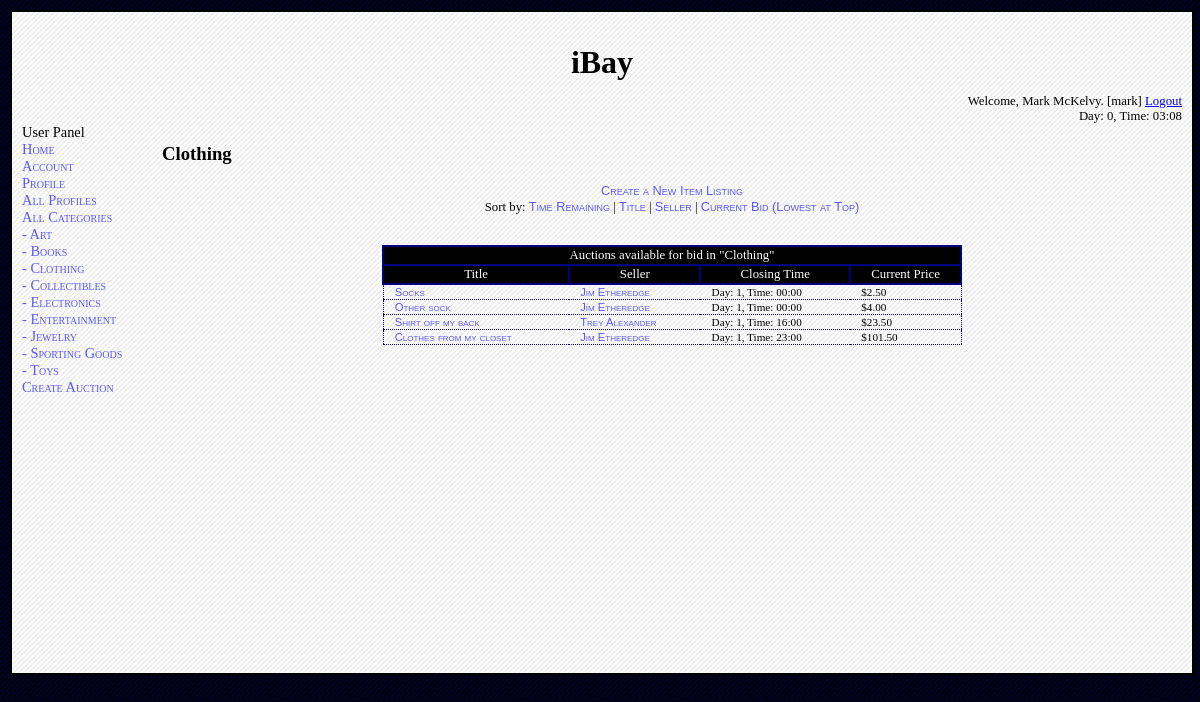
The app's page /source/category.php?view=Clothing (signed in), older data.
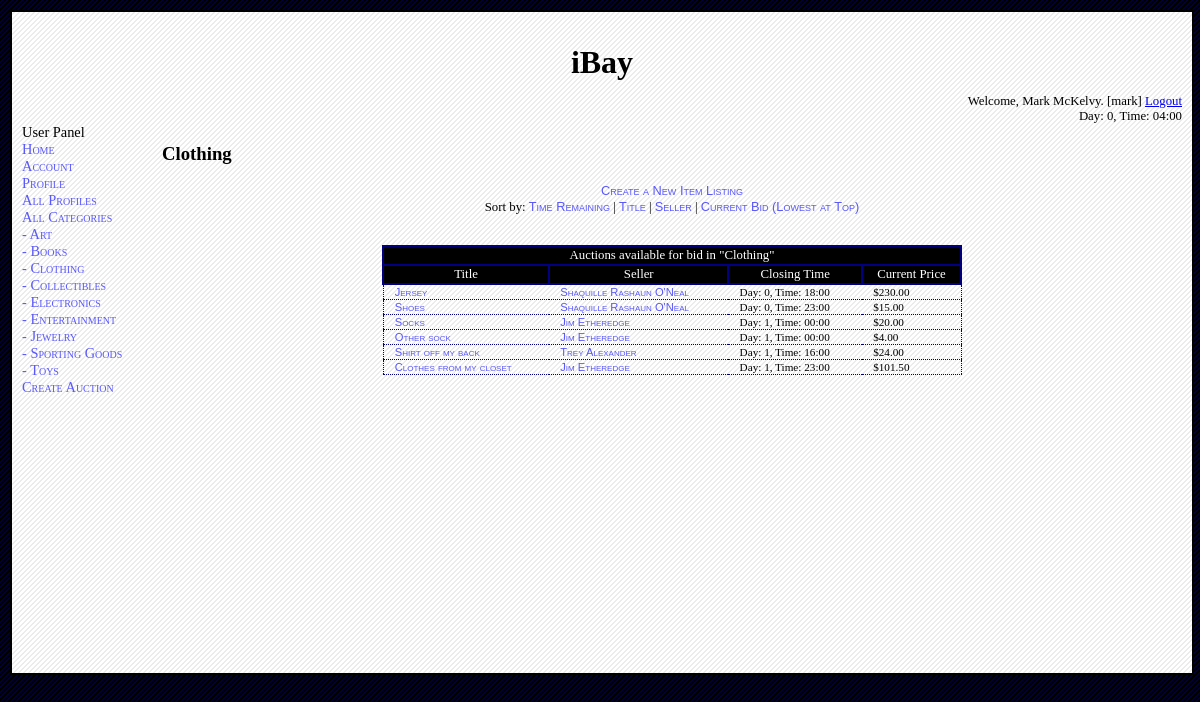
The same page, newer data.
### tables this page shows
CREATE TABLE `item_listing` (
  `title` varchar(50) NOT NULL default '',
  `seller` varchar(50) NOT NULL default '',
  `category` varchar(30) NOT NULL default '',
  `end_day` int(5) NOT NULL default '0',
  `end_hour` int(2) NOT NULL default '0',
  `end_minute` int(2) NOT NULL default '0',
  `description` varchar(250) default NULL,
  `shipping_cost` float(7,2) default NULL,
  `shipping_method` varchar(100) default NULL,
  `starting_price` float(7,2) default NULL,
  `current_price` float(7,2) default NULL,
  `picture` varchar(100) default NULL,
  `buyer` varchar(50) default NULL,
  `buyerfeedbackforseller_description` varchar(250) default NULL,
  `buyerfeedbackforseller_rating` int(2) default NULL,
  `sellerfeedbackforbuyer_description` varchar(250) default NULL,
  PRIMARY KEY  (`title`,`seller`,`category`,`end_day`,`end_hour`,`end_minute`),
  KEY `seller` (`seller`)
);

### source/dbinfo.php (called while the page is built, shortened)
<?php
class dbinfo_t
{
	var $debug;
	function init ()
	{
		$this->debug = true;
	}
	function query ($q)
	{
		if ($this->debug)
			$result = mysql_query ($q) or die ('BAD QUERY: '.mysql_error ());
		else
			$result = mysql_query ($q);
		return $result;
	}
	function logged_in ()
	{
		return isset ($_SESSION) && isset ($_SESSION['Username']);
	}
	function is_admin ()
	{
		return $this->logged_in () && $_SESSION['Admin'] == 1;
	}
	function day ()
	{
		return $_SESSION['Day'];
	}
	function hour ()
	{
		return $_SESSION['Hour'];
	}
	function minute ()
	{
		return $_SESSION['Minute'];
	}
	function get_realname ($username)
	{
		$result = $this->query ("select realname from user where username = '$username'");
		if (mysql_num_rows ($result) == 0)
			return "ERROR";
		else
		{
			$row = mysql_fetch_assoc ($result);
			return $row['realname'];
		}
	}
}
?>

### source/category.php (the view, shortened to what the changed rows need)
<?php
include_once ("common.php");
$dbinfo = new dbinfo_t ();
echo_header ($dbinfo);
$view = get ("view");
$sortby = get ("sortby");
if ($dbinfo->logged_in ())
{
	if (empty ($view))
	{
		echo h3 ("All Categories");
		echo_div ("scriptstatus");
		echo href (" itemlisting.php?mode=new", "Create a New Item Listing");
		end_div ();
		cout ("Select a category:");
		$options = "";
		$options = $options.option ("Art", "Art");
		$options = $options.option ("Books", "Books");
		$options = $options.option ("Clothing", "Clothing");
		$options = $options.option ("Collectibles", "Collectibles");
		$options = $options.option ("Electronics", "Electronics");
		$options = $options.option ("Entertainment", "Entertainment");
		$options = $options.option ("Jewelry", "Jewelry");
		$options = $options.option ("Sporting Goods", "Sporting Goods");
		$options = $options.option ("Toys", "Toys");
		echo form_begin ("$current_script?", "get");
		echo select ("view", $options);
		echo submit_input ("Select");
	}
	else
	{
		echo h3 ("$view");
		echo "<br/>Sort by: ";
		$day = $dbinfo->day ();
		$hour = $dbinfo->hour ();
		$minute = $dbinfo->minute ();
		$query = "select title, seller, end_day, end_hour, end_minute, current_price from item_listing
where	category = '$view'
AND	((end_day > $day)
	OR (end_day = $day AND end_hour > $hour)
	OR (end_day = $day AND end_hour = $hour AND end_minute >= $minute))";
		if ($sortby == "title")
		{
			$query = $query." order by title";
		}
		else if ($sortby == "seller")
		{
			$query = $query." order by seller";
		}
		else if ($sortby == "current_bid")
		{
			$query = $query." order by current_price";
		}
		else
		{
			$query = $query." order by end_day,
end_hour, end_minute";
		}
		$results_id = mysql_query($query);
		if($results_id)
		{
			if (mysql_num_rows($results_id) == 0)
			{
				echo "No data.";
			}
			else
			{
				$table = new table_common_t ();
				$table->init ("category_listing");
				echo $table->table_begin ();
				echo $table->table_head_begin ();
				echo $table->tr ($table->td_span ("Auctions available for bid in \"$view\"", "", 6));
				echo $table->tr ($table->td ("Title").
						 $table->td ("Seller").
						 $table->td ("Closing Time").
						 $table->td ("Current Price"));
				echo $table->table_head_end ();
				echo $table->table_body_begin ();
				while (list($title, $seller, $end_day, $end_hour,$end_min,
					    $curr_price) = mysql_fetch_row($results_id))
				{
					echo $table->tr ($table->td (href ("itemlisting.php?mode=view&title=$title&seller=$seller&category=$view&end_day=$end_day&end_hour=$end_hour&end_minute=$end_min", $title)).
							 $table->td (href ("profile.php?mode=view&username=$seller", $dbinfo->get_realname ($seller))).
							 $table->td (format_time ($end_day,
										  $end_hour, $end_minute)).
					                 $table->td ("\$$curr_price"));
				}
				echo $table->table_body_end ();
				echo $table->table_end ();
				echo "<br><br>";
			}
		}
	}
}
echo_footer ($dbinfo);
?>

### source/common.php (shortened to what the changed rows need)
<?php
include_once ("dbinfo.php");
include_once ("table_common.php");
include_once ("list_common.php");
function echo_header ($dbinfo)
{
	$dbinfo->init ();
	$dbinfo->update_all ();
	echo <<<HEREDOC
<!DOCTYPE HTML PUBLIC "-//W3C//DTD HTML 4.01//EN" "http://www.w3.org/TR/html4/strict.dtd">
<html>
<head>
<meta http-equiv="Content-Type" content="text/html; charset=iso-8859-1" />
<title>CMPS 460 DB Project</title>
<link href="style.css" rel="stylesheet" type="text/css" />
</head>
<body>
HEREDOC;
	echo_div ("container");
	echo "iBay";
	end_div ();
	$day = $dbinfo->day () + 0;
	$hour = $dbinfo->hour ();
	$minute = $dbinfo->minute ();
	if ($dbinfo->logged_in ())
	{
		$realname = $dbinfo->realname ();
		$username = $dbinfo->username ();
		$logoutlink = href ("logout.php", "Logout");
		cout ("Welcome, $realname. [$username] $logoutlink");
	}
	else
	{
		$loginlink = href ("login.php", "Login");
		$reglink= href ("registration.php", "Register");
		cout ("Welcome! $loginlink or $reglink");
	}
	echo ("Day: $day, Time: $hour:$minute");
	if ($dbinfo->logged_in ())
	{
		if ($dbinfo->is_admin ())
			$nav = "Admin Panel<br/>";
		else
			$nav = "User Panel<br/>";
		$nav = $nav.li_wrap (href ("index.php", "Home"));
		$nav = $nav.li_wrap (href ("registration.php?mode=view", "Account"));
		$nav = $nav.li_wrap (href ("profile.php", "Profile"));
		$nav = $nav.li_wrap (href ("profile.php?mode=browse", "All Profiles"));
		$nav = $nav.li_wrap (href ("category.php", "All Categories"));
		$nav = $nav.li_wrap (href ("category.php?view=Art", " - Art"));
		$nav = $nav.li_wrap (href ("category.php?view=Books", " - Books"));
		$nav = $nav.li_wrap (href ("category.php?view=Clothing", " - Clothing"));
		$nav = $nav.li_wrap (href ("category.php?view=Collectibles", " - Collectibles"));
		$nav = $nav.li_wrap (href ("category.php?view=Electronics", " - Electronics"));
		$nav = $nav.li_wrap (href ("category.php?view=Entertainment", " - Entertainment"));
		$nav = $nav.li_wrap (href ("category.php?view=Jewelry", " - Jewelry"));
		$nav = $nav.li_wrap (href ("category.php?view=Sporting Goods", " - Sporting Goods"));
		$nav = $nav.li_wrap (href ("category.php?view=Toys", " - Toys"));
		$nav = $nav.li_wrap (href ("itemlisting.php?mode=new", "Create Auction"));
		echo ul_wrap ($nav);
	}
}
function echo_footer ($dbinfo)
{
	echo <<<HEREDOC
</body>
</html>
HEREDOC;
}
function echo_div ($name)
{
	if (empty ($name))
		echo "<div>\n";
	else
		echo "<div id=\"$name\">\n";
}
function end_div ()
{
	echo "</div>\n";
}
function href ($url, $text)
{
	return "<a href=\"$url\">$text</a>";
}
function get ($key)
{
	if (isset ($_GET[$key]))
		$val = $_GET[$key];
	else
		$val = "";
	return $val;
}
function h3 ($text)
{
	return "<h3>$text</h3>\n";
}
function cout ($str)
{
	echo "$str"."<br/>\n";
}
function format_time ($day, $hour, $minute, $prefix_zeros_to_day = false)
{
	$day += 0;
	$hour += 0;
	$minute += 0;
	if ($minute < 10)
	{
		$minute = "0".$minute;
	}
	if ($hour < 10)
	{
		$hour = "0".$hour;
	}
	return "Day: $day, Time: $hour:$minute";
}
?>

### source/table_common.php (shortened to what the changed rows need)
<?php
class table_common_t
{
	var $main_class;
	function init ($main_class_)
	{
		$this->main_class = $main_class_;
		return $this->main_class;
	}
	function table_begin ()
	{
		return "<table class=\"$this->main_class\">\n";
	}
	function table_end ()
	{
		return "</table>\n";
	}
	function table_head_begin ($custom_class = "")
	{
		if (empty ($custom_class))
			return "<thead class=$this->main_class>\n";
		else
			return "<thead class=$custom_class>\n";
	}
	function table_head_end ()
	{
		return "</thead>\n";
	}
	function table_body_begin ($custom_class = "")
	{
		if (empty ($custom_class))
			return "<tbody class=$this->main_class>\n";
		else
			return "<tbody class=$custom_class>\n";
	}
	function table_body_end ()
	{
		return "</tbody>\n";
	}
	function tr ($s, $custom_class = "")
	{
		if (empty ($custom_class))
			return "\t<tr class=$this->main_class>\n\t$s\n\t</tr>\n";
		else
			return "\t<tr class=$custom_class>\n\t$s\n\t</tr>\n";
	}
	function td ($s, $custom_class = "")
	{
		return $this->td_span ($s, $custom_class);
	}
	function td_span ($s, $custom_class = "", $span = 0, $align = "")
	{
		if ($span == 0)
		{
			if (empty ($custom_class))
				return "\t<td $align class=$this->main_class>\n\t$s\n\t</td>\n";
			else
				return "\t<td $align class=$custom_class>\n\t$s\n\t</td>\n";
		}
		else
		{
			if (empty ($custom_class))
				return "\t<td $align class=$this->main_class colspan=$span>\n\t$s\n\t</td>\n";
			else
				return "\t<td $align class=$custom_class colspan=$span>\n\t$s\n\t</td>\n";
		}
	}
}
?>

Row changes from the older to the newer data that the page shows:
added item_listing: title "Jersey Shaquille Rashaun O'Neal", s "Day: 0, Time: 18:00 $230.00"
added item_listing: title "Shoes Shaquille Rashaun O'Neal", s "Day: 0, Time: 23:00 $15.00"
changed item_listing "Socks Jim Etheredge": s "Day: 1, Time: 00:00 $2.50" → "Day: 1, Time: 00:00 $20.00"
changed item_listing "Shirt off my back Trey Alexander": s "Day: 1, Time: 16:00 $23.50" → "Day: 1, Time: 16:00 $24.00"
Text that changed along with them:
$hour: "03" → "04"
$minute: "08" → "00"
